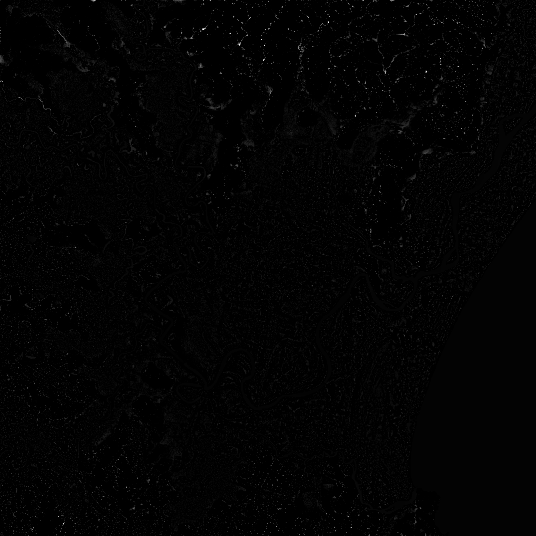
#> input picture for_dev/High-fidelity_flood_forecasting/60m/Australia/252000.tif, 536 x 536 px; its folder holds only this picture in this run
$ python 05_visualize_flood_output.py
#> lines starting #> are read from the running program, lines starting #| are printed output that depends on the picture; after the words box and inside, x2 and y2 are one past the last pixel; in counts of white or black regions, pixels touching at a corner belong together
"""
05 - Visualize Flood Simulation Output
========================================
Load and render simulated flood depth evolution over time.
"""

import numpy as np
import matplotlib.pyplot as plt
import tifffile
from pathlib import Path
from glob import glob
import matplotlib.animation as animation

# ============================================================================
# Configuration
# ============================================================================

# Path to simulation output
DATA_ROOT = Path("..") / "FloodCastBench_Dataset-and-Models-main" / "Data_Generation_Code" / "FloodCastBench"
OUTPUT_30M = DATA_ROOT / "High-fidelity_flood_forecasting" / "30m" / "Australia"
OUTPUT_60M = DATA_ROOT / "High-fidelity_flood_forecasting" / "60m" / "Australia"
DEM_PATH = DATA_ROOT / "Relevant_data" / "DEM" / "Australia_DEM.tif"

# Use 30m by default, fallback to 60m
OUTPUT_DIR = OUTPUT_30M if OUTPUT_30M.exists() else OUTPUT_60M

# ============================================================================
# Functions
# ============================================================================

def load_flood_timeseries(output_dir, max_files=None):
    """Load flood depth time series"""
#> called with max_files = 100
    flood_files = sorted(list(output_dir.glob("*.tif")))

    if not flood_files:
        raise FileNotFoundError(f"No flood output files found in {output_dir}")

    if max_files:
        flood_files = flood_files[:max_files]

    print(f"Loading {len(flood_files)} flood depth timesteps...")

    # Load all data
    all_floods = []
    timestamps = []

    for ff in flood_files:
        flood = tifffile.imread(ff)
#> flood is the input picture: shape (536, 536) float32; min 0.000379, max 5.28, mean 0.0619
        all_floods.append(flood)

        # Extract timestamp from filename
        try:
            timestamp = float(ff.stem)
            timestamps.append(timestamp)
        except:
            timestamps.append(0)

    return np.array(all_floods), timestamps, flood_files


def visualize_flood_output(output_dir, dem_path=None):
    """
    Comprehensive flood output visualization.

    Args:
        output_dir: Path to directory containing flood depth outputs
        dem_path: Optional path to DEM for overlay
    """
    # Load flood data (limit to first 100 for memory)
    all_floods, timestamps, flood_files = load_flood_timeseries(output_dir, max_files=100)
#> timestamps = [252000]; flood_files = 1 item
    print(f"✓ Loaded {len(flood_files)} timesteps, shape: {all_floods.shape}")
#| ✓ Loaded 1 timesteps, shape: (1, 536, 536)

    # Load DEM if available
    dem = None
    if dem_path and dem_path.exists():
        dem = tifffile.imread(dem_path)
        print(f"✓ DEM loaded: {dem.shape}")

    # Convert timestamps to hours
    times_hours = np.array(timestamps) / 3600
#> times_hours = [70]

    # Create figure
    fig = plt.figure(figsize=(20, 14))
    gs = fig.add_gridspec(4, 4, hspace=0.4, wspace=0.35)

    # ========================================================================
    # 1. Initial flood depth (t=0)
    # ========================================================================
    ax1 = fig.add_subplot(gs[0, 0])
    vmax_global = np.percentile(all_floods, 99)  # Use 99th percentile for better visualization
#> vmax_global = 0.598
    im1 = ax1.imshow(all_floods[0], cmap='Blues', vmin=0, vmax=vmax_global)
    ax1.set_title(f'Flood Depth at t=0\n({flood_files[0].stem}s)',
                  fontweight='bold', fontsize=10)
    ax1.set_xlabel('X (pixels)')
    ax1.set_ylabel('Y (pixels)')
    cbar1 = plt.colorbar(im1, ax=ax1, fraction=0.046, pad=0.04)
    cbar1.set_label('Depth (m)', rotation=270, labelpad=20)

    # ========================================================================
    # 2. Mid-simulation
    # ========================================================================
    ax2 = fig.add_subplot(gs[0, 1])
    mid_idx = len(all_floods) // 2
#> mid_idx = 0
    im2 = ax2.imshow(all_floods[mid_idx], cmap='Blues', vmin=0, vmax=vmax_global)
    ax2.set_title(f'Flood Depth at t={mid_idx}\n({times_hours[mid_idx]:.1f} hrs)',
                  fontweight='bold', fontsize=10)
    ax2.set_xlabel('X (pixels)')
    ax2.set_ylabel('Y (pixels)')
    cbar2 = plt.colorbar(im2, ax=ax2, fraction=0.046, pad=0.04)
    cbar2.set_label('Depth (m)', rotation=270, labelpad=20)

    # ========================================================================
    # 3. Final flood depth
    # ========================================================================
    ax3 = fig.add_subplot(gs[0, 2])
    im3 = ax3.imshow(all_floods[-1], cmap='Blues', vmin=0, vmax=vmax_global)
    ax3.set_title(f'Flood Depth at t={len(all_floods)-1}\n({times_hours[-1]:.1f} hrs)',
                  fontweight='bold', fontsize=10)
    ax3.set_xlabel('X (pixels)')
    ax3.set_ylabel('Y (pixels)')
    cbar3 = plt.colorbar(im3, ax=ax3, fraction=0.046, pad=0.04)
    cbar3.set_label('Depth (m)', rotation=270, labelpad=20)

    # ========================================================================
    # 4. Maximum flood extent (envelope)
    # ========================================================================
    ax4 = fig.add_subplot(gs[0, 3])
    max_flood = np.max(all_floods, axis=0)
    im4 = ax4.imshow(max_flood, cmap='jet', vmin=0, vmax=np.max(max_flood))
    ax4.set_title('Maximum Flood Depth\n(all timesteps)', fontweight='bold', fontsize=10)
    ax4.set_xlabel('X (pixels)')
    ax4.set_ylabel('Y (pixels)')
    cbar4 = plt.colorbar(im4, ax=ax4, fraction=0.046, pad=0.04)
    cbar4.set_label('Max Depth (m)', rotation=270, labelpad=20)

    # ========================================================================
    # 5. Flood depth change (final - initial)
    # ========================================================================
    ax5 = fig.add_subplot(gs[1, 0])
    depth_change = all_floods[-1] - all_floods[0]
#> depth_change: shape (536, 536) float32; every value is 0
    im5 = ax5.imshow(depth_change, cmap='RdBu_r',
                     vmin=-np.max(np.abs(depth_change)),
                     vmax=np.max(np.abs(depth_change)))
    ax5.set_title('Flood Depth Change\n(final - initial)', fontweight='bold', fontsize=10)
    ax5.set_xlabel('X (pixels)')
    ax5.set_ylabel('Y (pixels)')
    cbar5 = plt.colorbar(im5, ax=ax5, fraction=0.046, pad=0.04)
    cbar5.set_label('Change (m)', rotation=270, labelpad=20)

    # ========================================================================
    # 6. Flood inundation frequency
    # ========================================================================
    ax6 = fig.add_subplot(gs[1, 1])
    # How many timesteps was each pixel flooded?
    inundation_freq = np.sum(all_floods > 0.05, axis=0) / len(all_floods) * 100
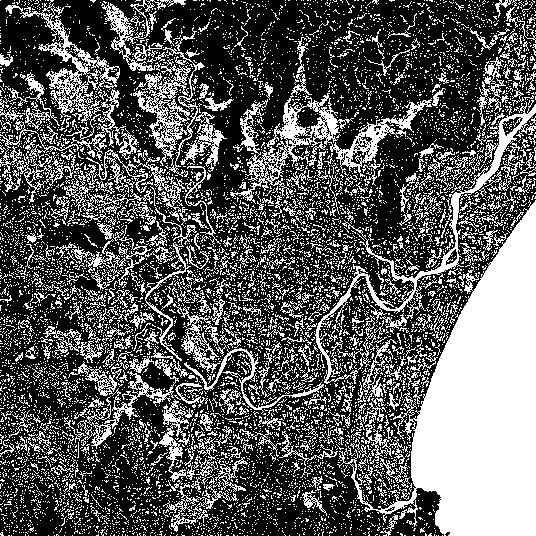
#> inundation_freq: shape (536, 536) float64; values 0 (black) and 100 (white), 35.8% white; 8007 white regions (7566 under 20 px), largest, box (x1, y1, x2, y2) and area: (337, 200, 536, 536) 29396, (230, 73, 432, 204) 4681, (0, 0, 139, 178) 4569
    im6 = ax6.imshow(inundation_freq, cmap='YlOrRd', vmin=0, vmax=100)
    ax6.set_title('Inundation Frequency\n(% of time flooded)', fontweight='bold', fontsize=10)
    ax6.set_xlabel('X (pixels)')
    ax6.set_ylabel('Y (pixels)')
    cbar6 = plt.colorbar(im6, ax=ax6, fraction=0.046, pad=0.04)
    cbar6.set_label('Frequency (%)', rotation=270, labelpad=20)

    # ========================================================================
    # 7. Flood arrival time
    # ========================================================================
    ax7 = fig.add_subplot(gs[1, 2])
    # When did flooding first occur (depth > 5cm)?
    arrival_time = np.full(all_floods[0].shape, -1, dtype=float)
    for t_idx, flood in enumerate(all_floods):
        first_flood = (flood > 0.05) & (arrival_time < 0)
        arrival_time[first_flood] = times_hours[t_idx]
#> this loop made 1 pass
#> t_idx on pass 1: 0

    arrival_time_masked = np.ma.masked_where(arrival_time < 0, arrival_time)
    im7 = ax7.imshow(arrival_time_masked, cmap='viridis')
    ax7.set_title('Flood Arrival Time\n(when depth > 5cm)', fontweight='bold', fontsize=10)
    ax7.set_xlabel('X (pixels)')
    ax7.set_ylabel('Y (pixels)')
    cbar7 = plt.colorbar(im7, ax=ax7, fraction=0.046, pad=0.04)
    cbar7.set_label('Time (hours)', rotation=270, labelpad=20)

    # ========================================================================
    # 8. Overlay on DEM (final state)
    # ========================================================================
    ax8 = fig.add_subplot(gs[1, 3])
    if dem is not None:
        ax8.imshow(dem, cmap='terrain', alpha=0.6)
        flood_overlay = np.ma.masked_where(all_floods[-1] <= 0.01, all_floods[-1])
        im8 = ax8.imshow(flood_overlay, cmap='Blues', alpha=0.7, vmin=0, vmax=vmax_global)
        ax8.set_title('Final Flood Overlaid on DEM', fontweight='bold', fontsize=10)
        cbar8 = plt.colorbar(im8, ax=ax8, fraction=0.046, pad=0.04)
        cbar8.set_label('Depth (m)', rotation=270, labelpad=20)
    else:
        ax8.text(0.5, 0.5, 'DEM not available', ha='center', va='center',
                transform=ax8.transAxes, fontsize=12)
        ax8.set_title('DEM Overlay (N/A)', fontweight='bold', fontsize=10)
    ax8.set_xlabel('X (pixels)')
    ax8.set_ylabel('Y (pixels)')

    # ========================================================================
    # 9. Maximum depth evolution
    # ========================================================================
    ax9 = fig.add_subplot(gs[2, 0:2])
    max_depths = np.max(all_floods, axis=(1, 2))
#> max_depths = [5.28]
    mean_depths = np.mean(all_floods[all_floods > 0.01])  # Mean of flooded areas
#> mean_depths = 0.119

    ax9.plot(times_hours, max_depths, 'b-', linewidth=2, label='Max Depth')
    ax9.set_xlabel('Time (hours)', fontweight='bold')
    ax9.set_ylabel('Water Depth (m)', fontweight='bold')
    ax9.set_title('Maximum Flood Depth Evolution', fontweight='bold', fontsize=11)
    ax9.grid(True, alpha=0.3)
    ax9.legend()

    # ========================================================================
    # 10. Flooded area evolution
    # ========================================================================
    ax10 = fig.add_subplot(gs[2, 2:4])
    flooded_area = np.sum(all_floods > 0.05, axis=(1, 2))  # Count of cells > 5cm
#> flooded_area = [102826]

    ax10.plot(times_hours, flooded_area, 'r-', linewidth=2)
    ax10.fill_between(times_hours, 0, flooded_area, alpha=0.3, color='red')
    ax10.set_xlabel('Time (hours)', fontweight='bold')
    ax10.set_ylabel('Flooded Area (pixels)', fontweight='bold')
    ax10.set_title('Flooded Area Evolution (depth > 5cm)', fontweight='bold', fontsize=11)
    ax10.grid(True, alpha=0.3)

    # ========================================================================
    # 11. Depth distribution at different times
    # ========================================================================
    ax11 = fig.add_subplot(gs[3, 0:2])

    # Plot histograms for initial, mid, and final states
    for idx, label, color in [(0, 'Initial', 'blue'),
                               (mid_idx, 'Middle', 'green'),
                               (-1, 'Final', 'red')]:
        depths = all_floods[idx][all_floods[idx] > 0.01].flatten()
        if len(depths) > 0:
            ax11.hist(depths, bins=50, alpha=0.5, label=label, color=color, edgecolor='black')
#> this loop made 3 passes
#> (idx, label, color) on passes 2 to 3: (0, 'Middle', 'green'), (-1, 'Final', 'red')
#> (label, color) on pass 1: ('Initial', 'blue')

    ax11.set_xlabel('Water Depth (m)', fontweight='bold')
    ax11.set_ylabel('Frequency', fontweight='bold')
    ax11.set_title('Flood Depth Distribution at Different Times', fontweight='bold', fontsize=11)
    ax11.legend()
    ax11.grid(True, alpha=0.3)

    # ========================================================================
    # 12. Statistics Summary
    # ========================================================================
    ax12 = fig.add_subplot(gs[3, 2:4])
    ax12.axis('off')

    stats_text = "═══ FLOOD SIMULATION STATISTICS ═══\n\n"
    stats_text += f"Resolution: {output_dir.parent.name}\n"
    stats_text += f"Grid Size: {all_floods[0].shape[0]} × {all_floods[0].shape[1]}\n"
    stats_text += f"Timesteps: {len(all_floods)}\n"
    stats_text += f"Duration: {times_hours[-1]:.1f} hours ({times_hours[-1]/24:.2f} days)\n\n"

    stats_text += "Initial State:\n"
    stats_text += f"  Max depth: {np.max(all_floods[0]):>8.3f} m\n"
    stats_text += f"  Flooded:   {np.sum(all_floods[0] > 0.05):>8d} pixels\n\n"

    stats_text += "Final State:\n"
    stats_text += f"  Max depth: {np.max(all_floods[-1]):>8.3f} m\n"
    stats_text += f"  Mean depth: {np.mean(all_floods[-1][all_floods[-1] > 0.05]):>8.3f} m\n"
    stats_text += f"  Flooded:   {np.sum(all_floods[-1] > 0.05):>8d} pixels\n\n"

    stats_text += "Maximum Envelope:\n"
    stats_text += f"  Peak depth: {np.max(max_flood):>8.3f} m\n"
    stats_text += f"  Ever flooded: {np.sum(max_flood > 0.05):>8d} pixels\n"
    stats_text += f"  Percent wet: {100*np.sum(max_flood > 0.05)/max_flood.size:>7.2f}%\n\n"

    stats_text += "Temporal Dynamics:\n"
    stats_text += f"  Peak time: {times_hours[np.argmax(max_depths)]:>8.1f} hrs\n"
    stats_text += f"  Max area: {np.max(flooded_area):>8d} pixels\n"

    ax12.text(0.05, 0.95, stats_text, transform=ax12.transAxes,
             fontsize=10, verticalalignment='top', fontfamily='monospace',
             bbox=dict(boxstyle='round', facecolor='lightblue', alpha=0.8))

    # Main title
    resolution = output_dir.parent.name
    fig.suptitle(f'Flood Simulation Output Visualization - {resolution} Resolution',
                 fontsize=16, fontweight='bold', y=0.99)

    # Save figure
    output_path = Path("outputs") / f"05_flood_output_{resolution}_visualization.png"
    output_path.parent.mkdir(exist_ok=True)
    plt.savefig(output_path, dpi=150, bbox_inches='tight')
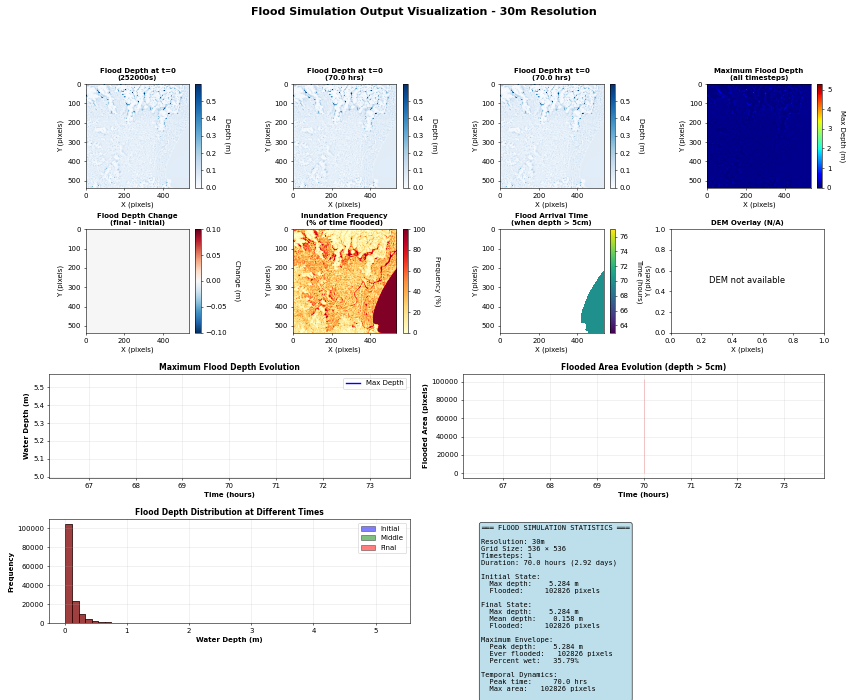
#> figure drawn by matplotlib, 17 panels; panel 17: tallest bar 104220 high, from x = 0.01 to 0.115; panel 17: tallest bar 104220 high, from x = 0.01 to 0.115; panel 17: tallest bar 104220 high, from x = 0.01 to 0.115
    print(f"\n✓ Visualization saved to: {output_path}")

    # Print statistics to console
    print("\n" + "="*60)
    print(stats_text)
#> (printed output is left out)
    print("="*60)

    return fig, all_floods


# ============================================================================
# Main Execution
# ============================================================================

if __name__ == "__main__":
    print("="*60)
    print("FLOOD SIMULATION OUTPUT VISUALIZATION")
    print("="*60)

    # Check if output directory exists
    if not OUTPUT_DIR.exists():
        print(f"\n✗ ERROR: Output directory not found at: {OUTPUT_DIR}")
        print("Tried:")
        print(f"  - {OUTPUT_30M}")
        print(f"  - {OUTPUT_60M}")
        print("\nPlease update DATA_ROOT in the script to match your directory structure.")
        exit(1)

    print(f"\nUsing output directory: {OUTPUT_DIR}")

    # Visualize flood output
    fig, flood_data = visualize_flood_output(OUTPUT_DIR, DEM_PATH)

    print("\n✓ Visualization complete!")
    print("Close the plot window to exit.")

    plt.show()

$ run again, on for_dev/High-fidelity_flood_forecasting/60m/Australia/419700.tif
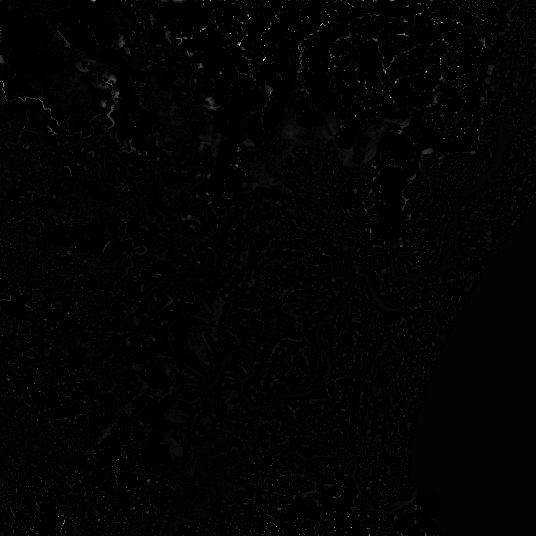
#> input picture for_dev/High-fidelity_flood_forecasting/60m/Australia/419700.tif, 536 x 536 px
#> in load_flood_timeseries, flood is the input picture: shape (536, 536) float32; min 0.000195, max 7.5, mean 0.0881
#> timestamps = [419700]; flood_files = 1 item
#| ✓ Loaded 1 timesteps, shape: (1, 536, 536)
#> times_hours = [116.6]
#> vmax_global = 0.874
#> mid_idx = 0
#> depth_change: shape (536, 536) float32; every value is 0
#> in visualize_flood_output, `inundation_freq = np.sum(all_floods > 0.05, axis=0) / len(all_floods) ..`:
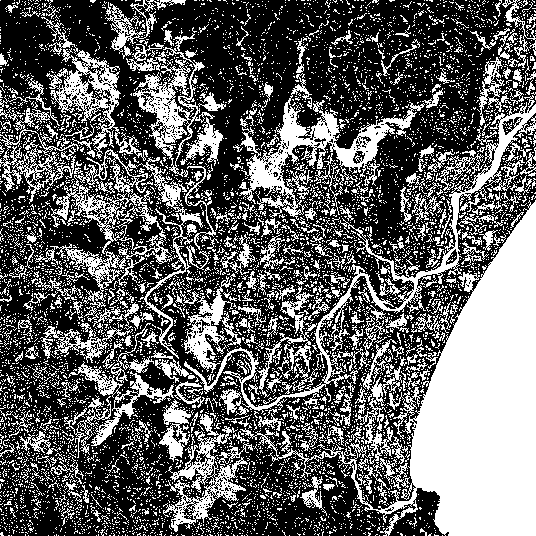
#> inundation_freq: shape (536, 536) float64; values 0 (black) and 100 (white), 38.8% white; 6892 white regions (6526 under 20 px), largest, box (x1, y1, x2, y2) and area: (240, 200, 536, 536) 32162, (184, 95, 536, 414) 7568, (239, 73, 425, 220) 5570
#> the loop in visualize_flood_output, `for t_idx, flood in enumerate(all_floods):` made 1 pass
#> t_idx on pass 1: 0
#> max_depths = [7.5]
#> mean_depths = 0.177
#> flooded_area = [111366]
#> the loop in visualize_flood_output, `for idx, label, color in [(0, 'Initial', 'blue'), (mid_idx, 'Middle', ..` made 3 passes
#> (idx, label, color) on passes 2 to 3: (0, 'Middle', 'green'), (-1, 'Final', 'red')
#> (printed output is left out)

$ run again, on for_dev/High-fidelity_flood_forecasting/60m/Australia/534000.tif
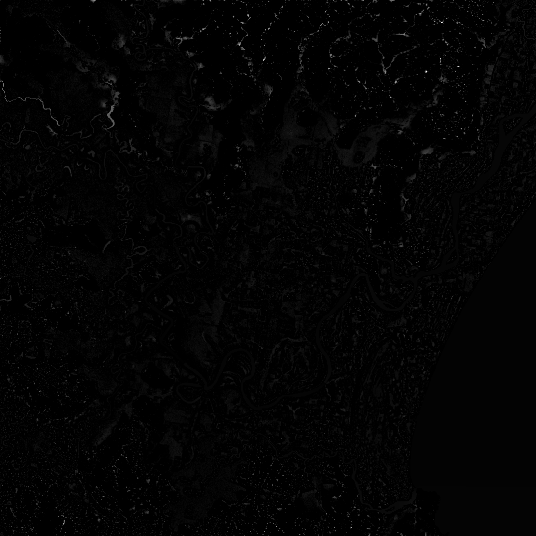
#> input picture for_dev/High-fidelity_flood_forecasting/60m/Australia/534000.tif, 536 x 536 px
#> in load_flood_timeseries, flood is the input picture: shape (536, 536) float32; min 0.000317, max 9.91, mean 0.139
#> timestamps = [534000]; flood_files = 1 item
#| ✓ Loaded 1 timesteps, shape: (1, 536, 536)
#> times_hours = [148.3]
#> vmax_global = 1.25
#> mid_idx = 0
#> depth_change: shape (536, 536) float32; every value is 0
#> in visualize_flood_output, `inundation_freq = np.sum(all_floods > 0.05, axis=0) / len(all_floods) ..`:
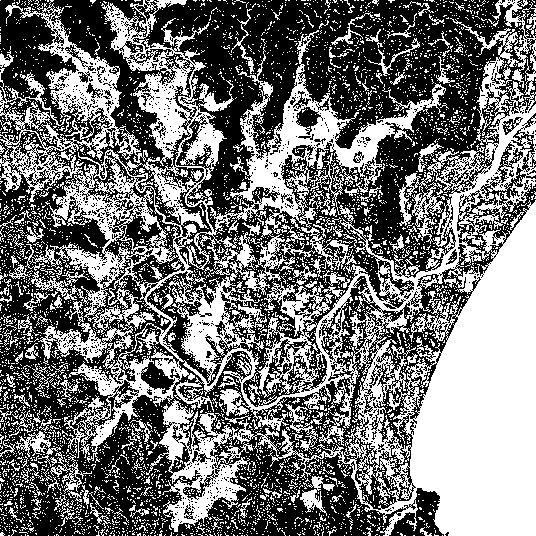
#> inundation_freq: shape (536, 536) float64; values 0 (black) and 100 (white), 45.7% white; 4604 white regions (4416 under 20 px), largest, box (x1, y1, x2, y2) and area: (0, 0, 536, 536) 106619, (301, 227, 357, 270) 568, (300, 476, 335, 516) 491
#> the loop in visualize_flood_output, `for t_idx, flood in enumerate(all_floods):` made 1 pass
#> t_idx on pass 1: 0
#> max_depths = [9.91]
#> mean_depths = 0.238
#> flooded_area = [131334]
#> the loop in visualize_flood_output, `for idx, label, color in [(0, 'Initial', 'blue'), (mid_idx, 'Middle', ..` made 3 passes
#> (idx, label, color) on passes 2 to 3: (0, 'Middle', 'green'), (-1, 'Final', 'red')
#> (printed output is left out)
